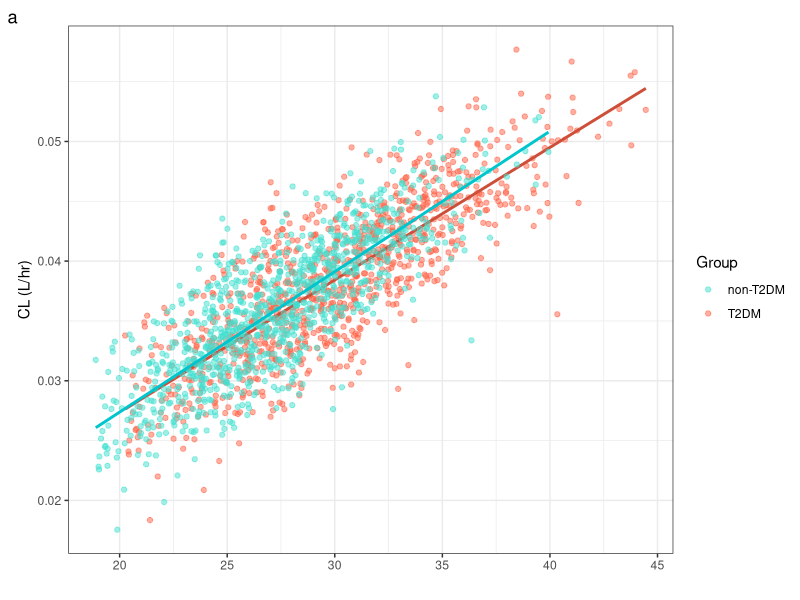
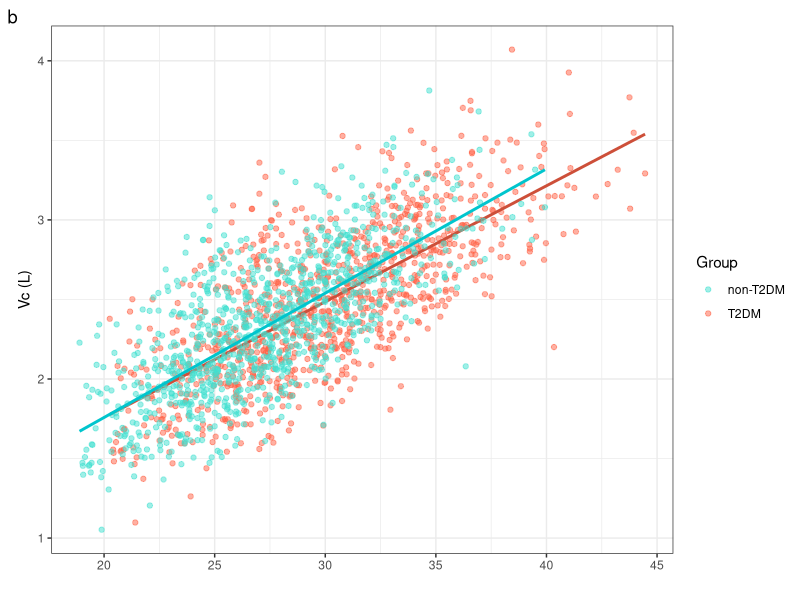
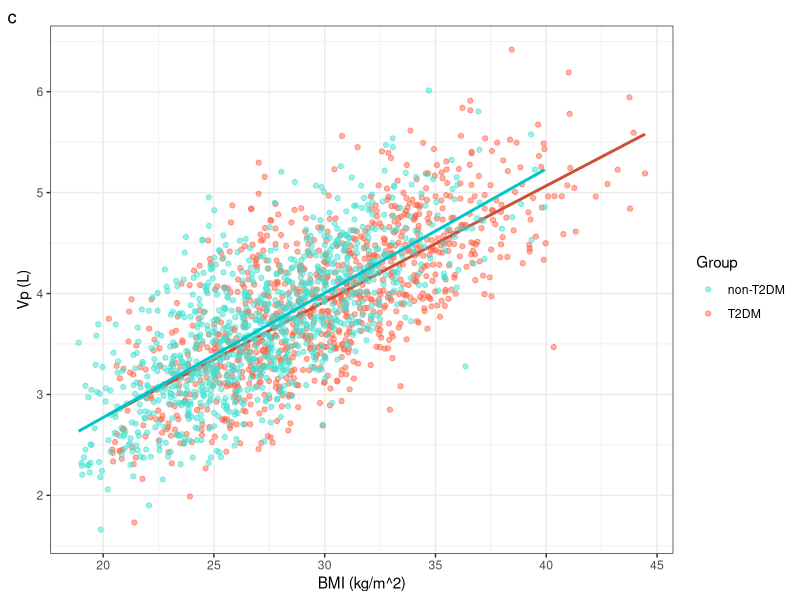

The R script that drew these images, in order:
setwd(Sys.getenv("PWD"))
library(ggplot2)
library(gridExtra)
library(grid)
data <- read.csv(
    "allometry_data.csv",
    header=FALSE,
    col.names=c("BMI_T2DM", "iCL_T2DM", "iVc_T2DM", "iVp_T2DM", "BMI", "iCL", "iVc", "iVp")
)

pCL <- ggplot(data=data) + 
    geom_point(aes(x=BMI_T2DM, y=iCL_T2DM, color="T2DM"), alpha=0.5) +
    geom_smooth(aes(x=BMI_T2DM, y=iCL_T2DM), method='lm', se=FALSE, color='tomato3') +
    geom_point(aes(x=BMI, y=iCL, color="non-T2DM"), alpha=0.5) + 
    geom_smooth(aes(x=BMI, y=iCL), method='lm', se=FALSE, color='turquoise3') +
    scale_color_manual(name = "Group", values = c("T2DM" = "tomato", "non-T2DM" = "turquoise")) +
    labs(x="", y="CL (L/hr)", tag="a") +
    theme_bw()

pVc <- ggplot(data=data) + 
    geom_point(aes(x=BMI_T2DM, y=iVc_T2DM, color="T2DM"), alpha=0.5) +
    geom_smooth(aes(x=BMI_T2DM, y=iVc_T2DM), method='lm', se=FALSE, color='tomato3') +
    geom_point(aes(x=BMI, y=iVc, color="non-T2DM"), alpha=0.5) + 
    geom_smooth(aes(x=BMI, y=iVc), method='lm', se=FALSE, color='turquoise3') +
    scale_color_manual(name = "Group", values = c("T2DM" = "tomato", "non-T2DM" = "turquoise")) +
    labs(x="", y="Vc (L)", tag="b") +
    theme_bw()

pVp <- ggplot(data=data) + 
    geom_point(aes(x=BMI_T2DM, y=iVp_T2DM, color="T2DM"), alpha=0.5) +
    geom_smooth(aes(x=BMI_T2DM, y=iVp_T2DM), method='lm', se=FALSE, color='tomato3') +
    geom_point(aes(x=BMI, y=iVp, color="non-T2DM"), alpha=0.5) + 
    geom_smooth(aes(x=BMI, y=iVp), method='lm', se=FALSE, color='turquoise3') +
    scale_color_manual(name = "Group", values = c("T2DM" = "tomato", "non-T2DM" = "turquoise")) +
    labs(x="BMI (kg/m^2)", y="Vp (L)", tag="c") +
    theme_bw()


g <- arrangeGrob(pCL, pVc, pVp, nrow=3, 
             top = textGrob(
                "Fit of Allometric Parameters against BMI",
                gp=gpar(fontsize=20,font=3)))

ggsave(file="BMI_CL_Vd.png", g, bg="white", dpi=600, height=8, width=8)
